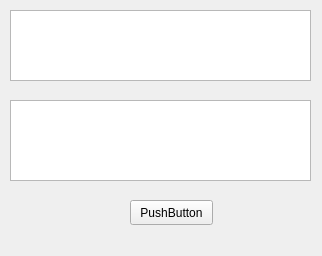
<?xml version="1.0" encoding="UTF-8"?>
<ui version="4.0">
 <class>pyglatin</class>
 <widget class="QMainWindow" name="pyglatin">
  <property name="geometry">
   <rect>
    <x>0</x>
    <y>0</y>
    <width>322</width>
    <height>256</height>
   </rect>
  </property>
  <property name="windowTitle">
   <string>MainWindow</string>
  </property>
  <widget class="QWidget" name="centralWidget">
   <widget class="QPushButton" name="pushButton">
    <property name="geometry">
     <rect>
      <x>130</x>
      <y>200</y>
      <width>83</width>
      <height>25</height>
     </rect>
    </property>
    <property name="focusPolicy">
     <enum>Qt::WheelFocus</enum>
    </property>
    <property name="text">
     <string>PushButton</string>
    </property>
   </widget>
   <widget class="QTextEdit" name="textEdit_2">
    <property name="geometry">
     <rect>
      <x>10</x>
      <y>100</y>
      <width>301</width>
      <height>81</height>
     </rect>
    </property>
   </widget>
   <widget class="QTextEdit" name="textEdit">
    <property name="geometry">
     <rect>
      <x>10</x>
      <y>10</y>
      <width>301</width>
      <height>71</height>
     </rect>
    </property>
   </widget>
  </widget>
  <widget class="QMenuBar" name="menuBar">
   <property name="geometry">
    <rect>
     <x>0</x>
     <y>0</y>
     <width>322</width>
     <height>22</height>
    </rect>
   </property>
  </widget>
 </widget>
 <layoutdefault spacing="6" margin="11"/>
 <resources/>
 <connections/>
</ui>
